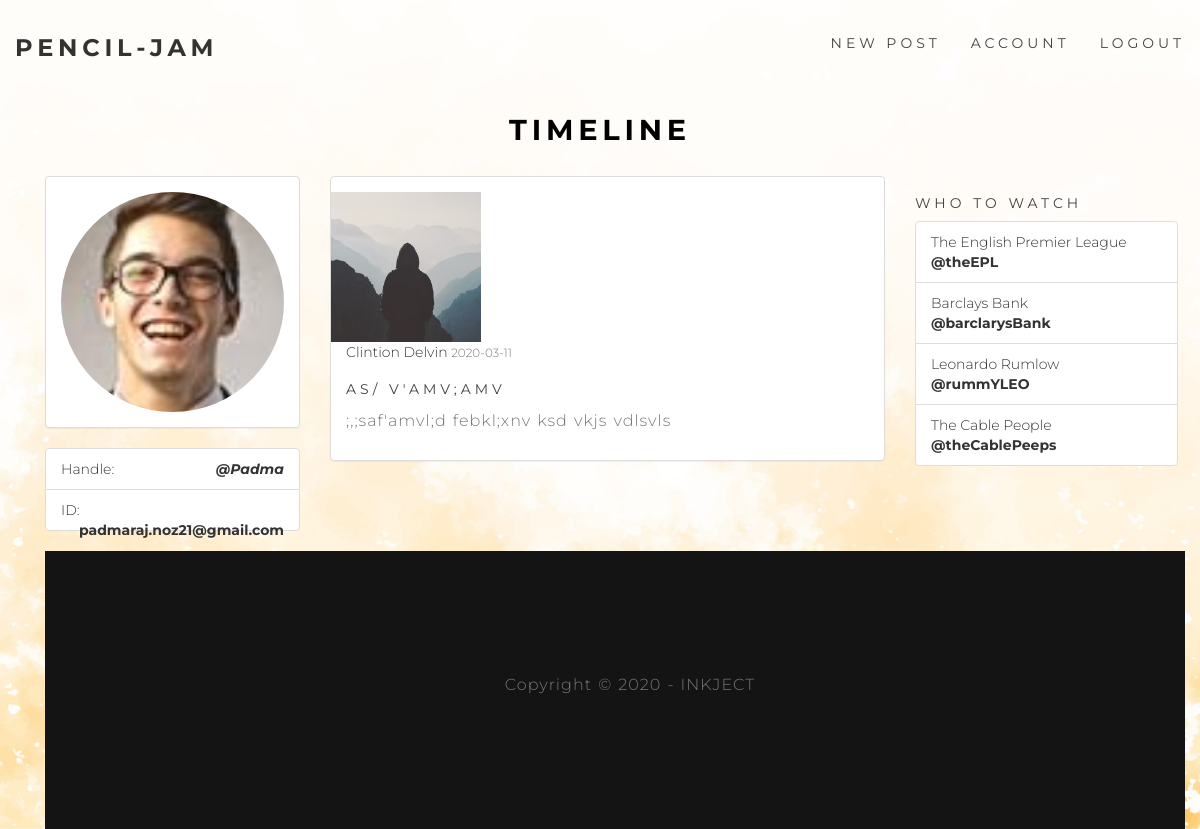
The app's page /post/2 (signed in) with its own data.
### flaskblog/models.py (models this page shows, shortened)
class User(db.Model, UserMixin):
    id = db.Column(db.Integer, primary_key=True)
    username = db.Column(db.String(20), unique=True, nullable=False)
    email = db.Column(db.String(120), unique=True, nullable=False)
    image_file = db.Column(db.String(20), nullable=False, default='default.jpg')
    password = db.Column(db.String(60), nullable=False)
    posts = db.relationship('Post', backref='author', lazy=True)

class Post(db.Model):
    id = db.Column(db.Integer, primary_key=True)
    title = db.Column(db.String(100), nullable=False)
    date_posted = db.Column(db.DateTime, nullable=False, default=datetime.utcnow)
    content = db.Column(db.Text, nullable=False)
    user_id = db.Column(db.Integer, db.ForeignKey('user.id'), nullable=False)

### flaskblog/routes.py (the view)
@app.route("/post/<int:post_id>")
@login_required
def post(post_id):
    post = Post.query.get_or_404(post_id)
    image_file = url_for('static', filename='profile_pics/' + current_user.image_file)
    return render_template('post.html', title=post.title, post=post, image_file=image_file)

### flaskblog/models.py (called while the page is built)
@login_manager.user_loader
def load_user(user_id):
    return User.query.get(int(user_id))

### flaskblog/templates/post.html (shortened to what this page needs)
{% extends "layout.html" %}
{% block content %}
<div class="panel panel-default">
  <article class="media content-section">
    <div class="panel-body">
			<div class="row pad">
    <img src="{{ url_for('static', filename='profile_pics/' + post.author.image_file)}}" class="img-responsive img-square centre-block" alt="Image" style="height: 150px; width: 150px">
      </div>
    <div class="media-body">
      <div class="article-metadata">
        <a class="mr-2" href="{{ url_for('user_posts', username=post.author.username) }}">{{ post.author.username }}</a>
        <small class="text-muted">{{ post.date_posted.strftime('%Y-%m-%d') }}</small>
      </div>
      <h3 class="article-title">{{ post.title }}</h3>
      <p class="article-content">{{ post.content }}</p>
    </div>
    </div>
  </article>
  </div>
{% endblock content %}

### flaskblog/templates/layout.html (shortened to what this page needs)
<!DOCTYPE html>
<html lang="en">
<head>
	<link rel="stylesheet" href="{{ url_for('static', filename='bootstrap.min.css')}}">
	<link rel="stylesheet" href="{{ url_for('static', filename='animate.min.css')}}">
	<link rel="stylesheet" href="{{ url_for('static', filename='ionicons.min.css')}}">
	<link rel="stylesheet" href="{{ url_for('static', filename='main.css')}}">
</head>
<body>
  <div class="navbar">
    <div class="container">
      <div class="row">
        <div class="brand">
          <a href="{{ url_for('home') }}">PENCIL-JAM</a>
        </div>
        <div class="menu-container">
          <ul class="nav navbar-nav navbar-right">
              {% if current_user.is_authenticated %}
              <li><a class="nav-item nav-link" href="{{ url_for('new_post') }}"><h3>New Post</h3></a></li>
              <li><a class="nav-item nav-link" href="{{ url_for('account') }}"><h3>Account</h3></a></li>
              <li><a class="nav-item nav-link" href="{{ url_for('logout') }}"><h3>Logout</h3></a></li>
              {% else %}
                <li><a class="nav-item nav-link" href="{{ url_for('login') }}"><h3>Login<h3></a></li>
                <li><a class="nav-item nav-link" href="{{ url_for('register') }}"><h3>SIGN UP<h3></a></li>
              {% endif %}
        </div>
      </div>
    </div>
  </div>
  <div class="row">
    {% if current_user.is_authenticated %}
			<div class="col-lg-12">
				<h1 class="text-center bold">Timeline</h1>
        <br>
			</div>
    {% endif %}
    <div class="container">
      <div class="col-md-3">
        {% if current_user.is_authenticated %}
          <div class="panel panel-default">
						<div class="panel-body">
							<div class="row pad">
								<div class="col-lg-12">
									<img src="{{ image_file }}" class="img-responsive img-circle center-block" alt="Image" style="height: 220px;" />
								</div>
							</div>
						</div>
          </div>
						<ul class="list-group">
							<li class="list-group-item">
								 Handle:
								<strong class="pull-right"><em>@{{ current_user.username }}</em></strong>
							</li>
							<li class="list-group-item">
								 ID:
								<strong class="pull-right">{{ current_user.email }}</strong>
							</li>
						</ul>
        {% endif %}
      </div>
      <main role="main" class="container">
      <div class="row">
        <div class="col-md-6">
          {% block content %}{% endblock %}
        </div>
		{% if current_user.is_authenticated %}
        <div class="col-md-3">
          <div class="content-section">
            <h3>Who To Watch</h3>
                <ul class="list-group">
							    <li class="list-group-item">
								  The English Premier League
								    <div>
									    <strong>@theEPL</strong>
								    </div>
							    </li>
							    <li class="list-group-item">
								  Barclays Bank
								    <div>
									    <strong>@barclarysBank</strong>
								    </div>
							    </li>
							    <li class="list-group-item">
								  Leonardo Rumlow
								  <div>
									  <strong>@rummYLEO</strong>
								  </div>
							    </li>
							    <li class="list-group-item">
								  The Cable People
								    <div>
									    <strong>@theCablePeeps</strong>
								    </div>
							    </li>
						    </ul>
          </div>
        </div>
		{% endif %}
  </div>
<footer>
	<div class="container">
		<div class="row">
			<div class="col-md-12 col-sm-12">
				<p class="wow fadeInUp"  data-wow-delay="0.3s">Copyright © 2020 - INKJECT</p>
			</div>
		</div>
	</div>
</footer>
</body>
</html>

### flaskblog/static/main.css (style rules this page uses)
body { background-image: url(../static/images/68.jpg); background-size: cover; background-attachment: fixed; font-family: 'Montserrat', sans-serif; font-style: normal; font-weight: 300; position: relative; }
html,body { width: 100%; overflow-x: hidden; }
html { font-size: 100%; }
h1,h2,h3,h4 { font-weight: 400; letter-spacing: 0.3rem; text-transform: uppercase; }
h1 { color: #000; font-size: 1.8rem; font-weight: 700; }
h3 { color: #444; font-size: 14px; letter-spacing: 4px; }
p { color: #777; font-size: 16px; line-height: 28px; word-spacing: 1px; letter-spacing: 1px; }
a { outline: none; text-decoration: none; }
a, a:hover, a:focus { color: inherit; text-decoration: none; outline: 0; -webkit-transition: all 0.25s ease-out; -moz-transition: all 0.25s ease-out; -ms-transition: all 0.25s ease-out; -o-transition: all 0.25s ease-out; transition: all 0.25s ease-out; }
img { width: 100%; max-width: 100%; }
.navbar { background: transparent; height: 94px; max-height: 94px; margin: 0; border-radius: 0; transition: all 0.3s ease; -webkit-transition: all 0.3s ease; -moz-transition: all 0.3s ease; }
.brand { float: left; padding: 30px 0 0; transition: all 0.3s ease; -webkit-transition: all 0.3s ease; -moz-transition: all 0.3s ease; text-transform: uppercase; letter-spacing: 0.3rem; }
.brand a { color: #333; font-size: 24px; font-weight: 700; opacity: 1; text-decoration: none; }
footer { background: #141414; padding-top: 120px; padding-bottom: 120px; text-align: center; }

### records on screen
User: username "Padma", email "padmaraj.noz21@gmail.com"
User: image_file (placeholder picture), author.username "Clintion Delvin"
Post: date_posted "2020-03-11", title "AS/ V'AMV;AMV", content ";,;saf'amvl;d febkl;xnv ksd vkjs vdlsvls"
